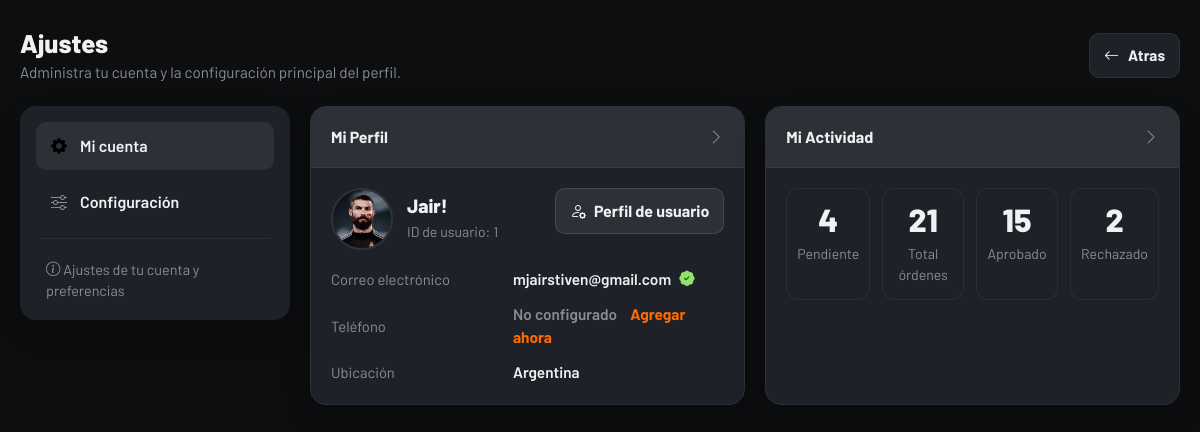
The page /views/settings/ajustes.php (signed in) on the database its author committed.
### tables this page shows
CREATE TABLE `users` (
  `id` int(11) NOT NULL,
  `nombre` varchar(120) NOT NULL,
  `correo` varchar(255) NOT NULL,
  `usuario` varchar(100) NOT NULL,
  `contraseña` varchar(255) NOT NULL,
  `profile_image` varchar(255) DEFAULT NULL,
  `bio` text DEFAULT NULL,
  `location` varchar(100) DEFAULT NULL,
  `created_at` timestamp NOT NULL DEFAULT current_timestamp()
);

### views/settings/ajustes.php (the view, shortened to what this page needs)
<?php
require_once '../../php/conexion_be.php';
$es_invitado = !isset($_SESSION['usuario']);
$user_id = intval($_SESSION['user_id'] ?? 0);
$row = null;
if (!$es_invitado) {
    $row = mysqli_fetch_assoc(mysqli_query($conexion, "SELECT * FROM users WHERE id = '$user_id'"));
}
$filtro_hoy = $es_invitado ? " WHERE DATE(created_at) = CURDATE()" : "";
$cond_hoy   = $es_invitado ? " AND DATE(created_at) = CURDATE()" : "";
$total_ordenes = mysqli_fetch_assoc(mysqli_query($conexion, "SELECT COUNT(*) as total FROM ordenes" . $filtro_hoy))['total'] ?? 0;
$total_aprobadas = mysqli_fetch_assoc(mysqli_query($conexion, "SELECT COUNT(*) as total FROM ordenes WHERE estado = 'aprobada'" . $cond_hoy))['total'] ?? 0;
$total_rechazadas = mysqli_fetch_assoc(mysqli_query($conexion, "SELECT COUNT(*) as total FROM ordenes WHERE estado = 'rechazada'" . $cond_hoy))['total'] ?? 0;
$total_pendientes = mysqli_fetch_assoc(mysqli_query($conexion, "SELECT COUNT(*) as total FROM ordenes WHERE estado = 'pendiente'" . $cond_hoy))['total'] ?? 0;
$avatar = '';
if (!empty($row['profile_image']) && file_exists('../../uploads/' . $row['profile_image'])) {
    $avatar = '../../uploads/' . htmlspecialchars($row['profile_image']);
}
$initial = strtoupper(substr($row['usuario'] ?? 'U', 0, 1));
?>
<!DOCTYPE html>
<html lang="es">
<head>
    <link href="https://cdn.jsdelivr.net/npm/bootstrap@5.3.2/dist/css/bootstrap.min.css" rel="stylesheet">
    <link href="https://cdn.jsdelivr.net/npm/bootstrap-icons/font/bootstrap-icons.css" rel="stylesheet">
</head>
<body>
    <div class="settings-page">
        <div class="topbar">
            <div>
                <h1 class="topbar-title">Ajustes</h1>
                <p class="topbar-subtitle">Administra tu cuenta y la configuración principal del perfil.</p>
            </div>
            <a href="../../home.php" class="back-link">
                <i class="bi bi-arrow-left"></i>
                Atras
            </a>
        </div>
        <div class="settings-layout">
            <?php $settings_base = ''; require_once __DIR__ . '/sidebar-settings.php'; ?>
            <main class="settings-main">
                <section id="mi-cuenta" class="overview-grid">
                    <article class="card-panel">
                        <div class="card-header">
                            <h2 class="card-title">Mi Perfil</h2>
                            <span class="card-arrow"><i class="bi bi-chevron-right"></i></span>
                        </div>
                        <div class="profile-card-body">
                            <?php if ($es_invitado): ?>
                                <div style="text-align: center; padding: 26px 12px;">
                                    <div class="avatar-fallback" style="margin: 0 auto 16px;">I</div>
                                    <h3 class="profile-name">Invitado</h3>
                                    <p style="color: var(--text-soft); margin: 10px 0 22px; line-height: 1.6;">
                                        Estás navegando como invitado.<br>
                                        Inicia sesión o crea una cuenta para administrar tu perfil y guardar tu actividad.
                                    </p>
                                    <a href="../../index.php" class="btn-profile" style="background: var(--yellow); color: #000; border: none;">
                                        <i class="bi bi-box-arrow-in-right"></i>
                                        Iniciar sesión / Crear cuenta
                                    </a>
                                </div>
                            <?php else: ?>
                            <div class="profile-top">
                                <div class="profile-user">
                                    <?php if ($avatar): ?>
                                        <img src="<?= $avatar ?>" alt="Avatar" class="avatar-img">
                                    <?php else: ?>
                                        <div class="avatar-fallback"><?= $initial ?></div>
                                    <?php endif; ?>
                                     <div>
                                        <h3 class="profile-name"><?= htmlspecialchars($row['usuario']) ?></h3>
                                        <div class="profile-id">ID de usuario: <?= htmlspecialchars($row['id']) ?></div>
                                    </div>
                                </div>
                                <a href="../profile/index.php" class="btn-profile">
                                    <i class="bi bi-person-gear"></i>
                                    Perfil de usuario
                                </a>
                            </div>
                            <div class="profile-info-grid">
                                <div class="info-row">
                                    <div class="info-label">Correo electrónico</div>
                                    <div class="info-value verified-badge">
                                        <span><?= htmlspecialchars($row['correo']) ?></span>
                                        <i class="bi bi-patch-check-fill"></i>
                                    </div>
                                </div>
                                <div class="info-row">
                                    <div class="info-label">Teléfono</div>
                                    <div class="info-value">
                                        <span style="color: var(--text-soft);">No configurado</span>
                                        <a href="#configuracion" class="config-link" style="margin-left: 10px;">Agregar ahora</a>
                                    </div>
                                </div>
                                <div class="info-row">
                                    <div class="info-label">Ubicación</div>
                                    <div class="info-value">
                                        <?= !empty($row['location']) ? htmlspecialchars($row['location']) : '<span style="color: var(--text-soft);">No definida</span>' ?>
                                    </div>
                                </div>
                            </div>
                            <?php endif; ?>
                        </div>
                    </article>
                    <article class="card-panel">
                        <div class="card-header">
                            <h2 class="card-title"><?= $es_invitado ? 'Transacciones de hoy' : 'Mi Actividad' ?></h2>
                            <span class="card-arrow"><i class="bi bi-chevron-right"></i></span>
                        </div>
                        <div class="activity-card-body">
                            <div class="activity-grid">
                                <div class="activity-item">
                                    <div class="activity-number"><?= $total_pendientes ?></div>
                                    <div class="activity-label">Pendiente</div>
                                </div>
                                <div class="activity-item">
                                    <div class="activity-number"><?= $total_ordenes ?></div>
                                    <div class="activity-label">Total órdenes</div>
                                </div>
                                <div class="activity-item">
                                    <div class="activity-number"><?= $total_aprobadas ?></div>
                                    <div class="activity-label">Aprobado</div>
                                </div>
                                <div class="activity-item">
                                    <div class="activity-number"><?= $total_rechazadas ?></div>
                                    <div class="activity-label">Rechazado</div>
                                </div>
                            </div>
                        </div>
                    </article>
                </section>
        </div>
    </div>
</body>
</html>

### views/settings/ajustes.php (style rules this page uses)
:root { --bg-main: var(--pt-bg-base, #161616); --bg-sidebar: var(--pt-bg-surface, #202122); --bg-card: var(--pt-bg-card, #0e0f0f); --bg-card-soft: var(--pt-bg-card, #252b31); --border: var(--pt-border, rgba(255,255,255,0.08)); --text-main: var(--pt-text, #f5f7fa); --text-soft: var(--pt-text-sec, #98a2ad); --text-muted: var(--pt-text-sec, #6f7a85); --yellow: #d39b17; --blue-strong: #3f739a; --orange: #ff6a00; --success: #49c774; --shadow: 0 12px 30px rgba(0,0,0,0.22); --radius-lg: 16px; --radius-md: 12px; }
* { box-sizing: border-box; }
html { scroll-behavior: smooth; }
body { margin: 0; background: var(--bg-main); color: var(--text-main); font-family: 'Barlow', sans-serif; }
a { text-decoration: none; }
.settings-page { max-width: 1280px; margin: 0 auto; padding: 28px 20px 40px; }
.topbar { display: flex; align-items: center; justify-content: space-between; gap: 1rem; margin-bottom: 22px; }
.back-link { display: inline-flex; align-items: center; gap: .55rem; color: var(--text-main); font-weight: 700; font-size: .95rem; padding: 10px 14px; border: 1px solid var(--border); border-radius: 10px; background: var(--bg-card); transition: .2s ease; }
.topbar-title { font-size: 1.6rem; font-weight: 800; margin: 0; }
.topbar-subtitle { margin: 2px 0 0; color: var(--text-soft); font-size: .95rem; }
.settings-layout { display: grid; grid-template-columns: 270px 1fr; gap: 20px; align-items: start; }
.settings-main { display: grid; gap: 20px; }
.overview-grid { display: grid; grid-template-columns: 1.05fr 1fr; gap: 20px; }
.card-panel { background: var(--bg-card); border-radius: var(--radius-lg); border: 1px solid var(--border); box-shadow: var(--shadow); overflow: hidden; opacity: 0; color: var(--pt-text); }
.card-header { background-color: var(--pt-hover); display: flex; align-items: center; justify-content: space-between; gap: 1rem; padding: 18px 20px; border-bottom: 1px solid rgba(255,255,255,0.05); }
.card-title { margin: 0; font-size: 1rem; font-weight: 700; color: var(--pt-text); }
.card-arrow { color: var(--pt-text-sec); font-size: 1rem; }
.profile-card-body { padding: 20px; }
.profile-top { display: flex; align-items: flex-start; justify-content: space-between; gap: 16px; margin-bottom: 18px; }
.profile-user { display: flex; align-items: center; gap: 14px; min-width: 0; }
.avatar-img { width: 62px; height: 62px; border-radius: 50%; object-fit: cover; border: 2px solid rgba(255,255,255,0.08); flex-shrink: 0; }
.profile-name { margin: 0 0 4px; font-size: 1.2rem; font-weight: 800; }
.profile-id { color: var(--text-soft); font-size: .88rem; }
.btn-profile { display: inline-flex; align-items: center; gap: .5rem; padding: 10px 14px; border-radius: 10px; border: 1px solid rgba(255,255,255,0.12); color: var(--pt-text); font-weight: 700; background: var(--pt-hover); transition: .2s ease; white-space: nowrap; }
.profile-info-grid { display: grid; gap: 12px; }
.info-row { display: grid; grid-template-columns: 170px 1fr; gap: 12px; align-items: center; }
.info-label { color: var(--text-soft); font-size: .92rem; }
.info-value { color: var(--pt-text); font-size: .96rem; font-weight: 600; word-break: break-word; }
.verified-badge { display: inline-flex; align-items: center; gap: 8px; flex-wrap: wrap; }
.verified-badge i { color: #8fe26a; }
.config-link { color: var(--orange); font-weight: 700; }
.activity-card-body { padding: 20px; }
.activity-grid { display: grid; grid-template-columns: repeat(4, 1fr); gap: 12px; }
.activity-item { text-align: center; padding: 14px 10px; border-radius: 12px; background: var(--bg-card-soft); border: 1px solid rgba(255,255,255,0.06); }
.activity-number { font-size: 2rem; line-height: 1; font-weight: 800; margin-bottom: 8px; color: var(--pt-text) ; }
.activity-label { font-size: .88rem; color: var(--pt-text-sec); }

### rows shown on the page
users: profile_image (picture), usuario "Jair!", id "1", correo "mjairstiven@gmail.com", location "Argentina"

### other values the page prints
$total_pendientes "4"
$total_ordenes "21"
$total_aprobadas "15"
$total_rechazadas "2"
